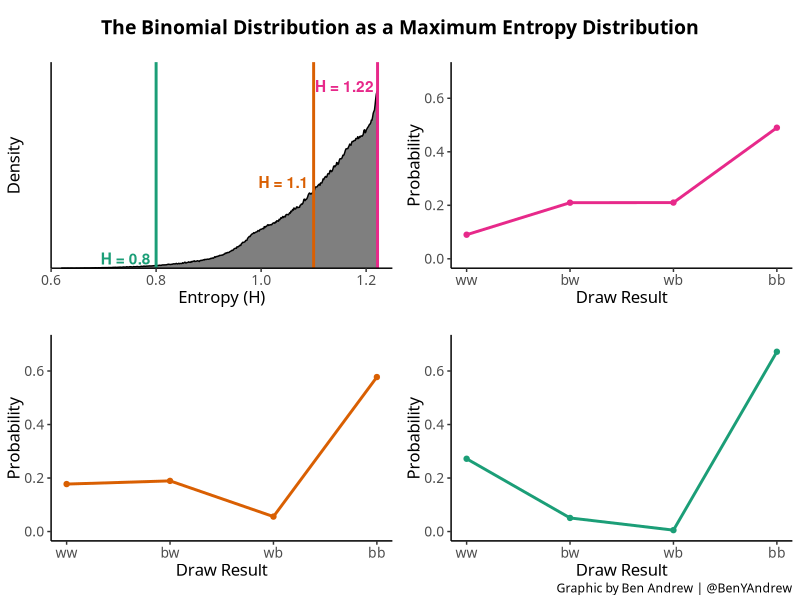

This figure's R source:
library(tidyverse)
library(RColorBrewer)
library(cowplot)

sim_p <- function(exp_val) {
  
  all_but <- runif(3)
  sub <- function(x, exp_val) {
    out <- sum(x) * exp_val
    for (i in 2:length(x)) {
      out <- out - all_but[i]
    }
    return(out)
  }
  
  out <- sub(x = all_but, exp_val = exp_val)
  last <- (out / (2 - exp_val))
  z <- sum(c(all_but, last))
  p <- c(all_but, last) / z
  
  return(list(H = -sum(p * log(p)), p = p))
  
}

H <- replicate(1e6, sim_p(exp_val = 1.4))

df <-
  tibble(
    entropy = rep(unlist(H[1, ]), each = 4),
    prob = unlist(H[2, ]),
    pos = rep(c(1, 2, 3, 4), times = 4000000 / 4)
  )

binom_prob <- c((1 - 0.7)^2,
                0.7 * (1 - 0.7),
                (1 - 0.7) * 0.7 , 
                0.7^2)

binom_df <-
  tibble(
    pos = 1:4,
    prob = binom_prob
  )

plt_1 <-
  ggplot(
    data = df %>% filter(pos == 1),
    aes(x = entropy)
  ) + 
  geom_density(fill = "grey50", bw = 0.0001) +
  geom_vline(xintercept = max(df$entropy), 
             color = brewer.pal(n = 4, name = "Dark2")[4],
             size = 1) + 
  geom_vline(xintercept = 1.1,
             color = brewer.pal(n = 3, name = "Dark2")[2],
             size = 1) + 
  geom_vline(xintercept = 0.8,
             color = brewer.pal(n = 3, name = "Dark2")[1],
             size = 1) + 
  annotate(geom = "text", label = "H = 0.8",
           x = 0.79, y = 2,
           hjust = 1,
           color = brewer.pal(n = 3, name = "Dark2")[1],
           fontface = "bold") +
  annotate(geom = "text", label = "H = 1.1",
           x = 1.09, y = 18,
           hjust = 1,
           color = brewer.pal(n = 3, name = "Dark2")[2],
           fontface = "bold") +
  annotate(geom = "text", label = "H = 1.22",
           x = 1.215, y = 38,
           hjust = 1,
           color = brewer.pal(n = 4, name = "Dark2")[4],
           fontface = "bold") +
  coord_cartesian(xlim = c(0.6, 1.25),
                  ylim = c(0, 43),
                  expand = FALSE) + 
  labs(
    x = "Entropy (H)",
    y = "Density"
  ) + 
  theme_classic() + 
  theme(
    text = element_text(family = "Gill Sans MT"),
    axis.title = element_text(size = 12),
    axis.text.x = element_text(size = 10),
    axis.text.y = element_blank(),
    axis.ticks.y = element_blank()
  )

plt_2 <-
  ggplot(
    data = df %>% filter(entropy %in% c(max(df$entropy))),
    aes(x = pos, y = prob,
        group = factor(entropy))
  ) + 
  geom_line(color = brewer.pal(n = 4, name = "Dark2")[4],
            size = 1) +
  geom_point(color = brewer.pal(n = 4, name = "Dark2")[4]) +  
  labs(
    y = "Probability",
    x = "Draw Result"
  ) + 
  coord_cartesian(ylim = c(0, 0.7)) + 
  scale_x_continuous(labels = c("ww", "bw", "wb", "bb")) + 
  theme_classic() + 
  theme(
    text = element_text(family = "Gill Sans MT"),
    axis.title = element_text(size = 12),
    axis.text = element_text(size = 10)
  )

plt_3 <-
  ggplot(
    data = df %>% filter(entropy %in% c(max(df$entropy[df$entropy < 1.1001]))),
    aes(x = pos, y = prob,
        group = factor(entropy))
  ) +
  geom_line(color = brewer.pal(n = 3, name = "Dark2")[2],
            size = 1) +
  geom_point(color = brewer.pal(n = 3, name = "Dark2")[2]) +   labs(
    y = "Probability",
    x = "Draw Result"
  ) + 
  coord_cartesian(ylim = c(0, 0.7)) + 
  scale_x_continuous(labels = c("ww", "bw", "wb", "bb")) + 
  theme_classic() + 
  theme(
    text = element_text(family = "Gill Sans MT"),
    axis.title = element_text(size = 12),
    axis.text = element_text(size = 10)
  )

plt_4 <-
  ggplot(
    data = df %>% filter(entropy %in% c(max(df$entropy[df$entropy < 0.80001]))),
    aes(x = pos, y = prob,
        group = factor(entropy))
  ) + 
  geom_line(color = brewer.pal(n = 3, name = "Dark2")[1],
            size = 1) +
  geom_point(color = brewer.pal(n = 3, name = "Dark2")[1]) + 
  coord_cartesian(ylim = c(0, 0.7)) + 
  scale_x_continuous(labels = c("ww", "bw", "wb", "bb")) + 
  labs(
    y = "Probability",
    x = "Draw Result",
    caption = "Graphic by Ben Andrew | @BenYAndrew"
  ) + 
  theme_classic() + 
  theme(
    text = element_text(family = "Gill Sans MT"),
    axis.title = element_text(size = 12),
    axis.text = element_text(size = 10)
  )

grid <- plot_grid(plt_1, plt_2, plt_3, plt_4,
             align = "hv", ncol = 2)

title <- ggdraw() + 
  draw_label("The Binomial Distribution as a Maximum Entropy Distribution",
             fontface = 'bold',
             fontfamily = "Gill Sans MT")

grid_b <- plot_grid(title, grid, ncol = 1, rel_heights = c(0.1, 1))

ggsave("figures/entropy_binomial.jpeg", grid_b,
       height = 9, width = 9, device = "jpeg")

